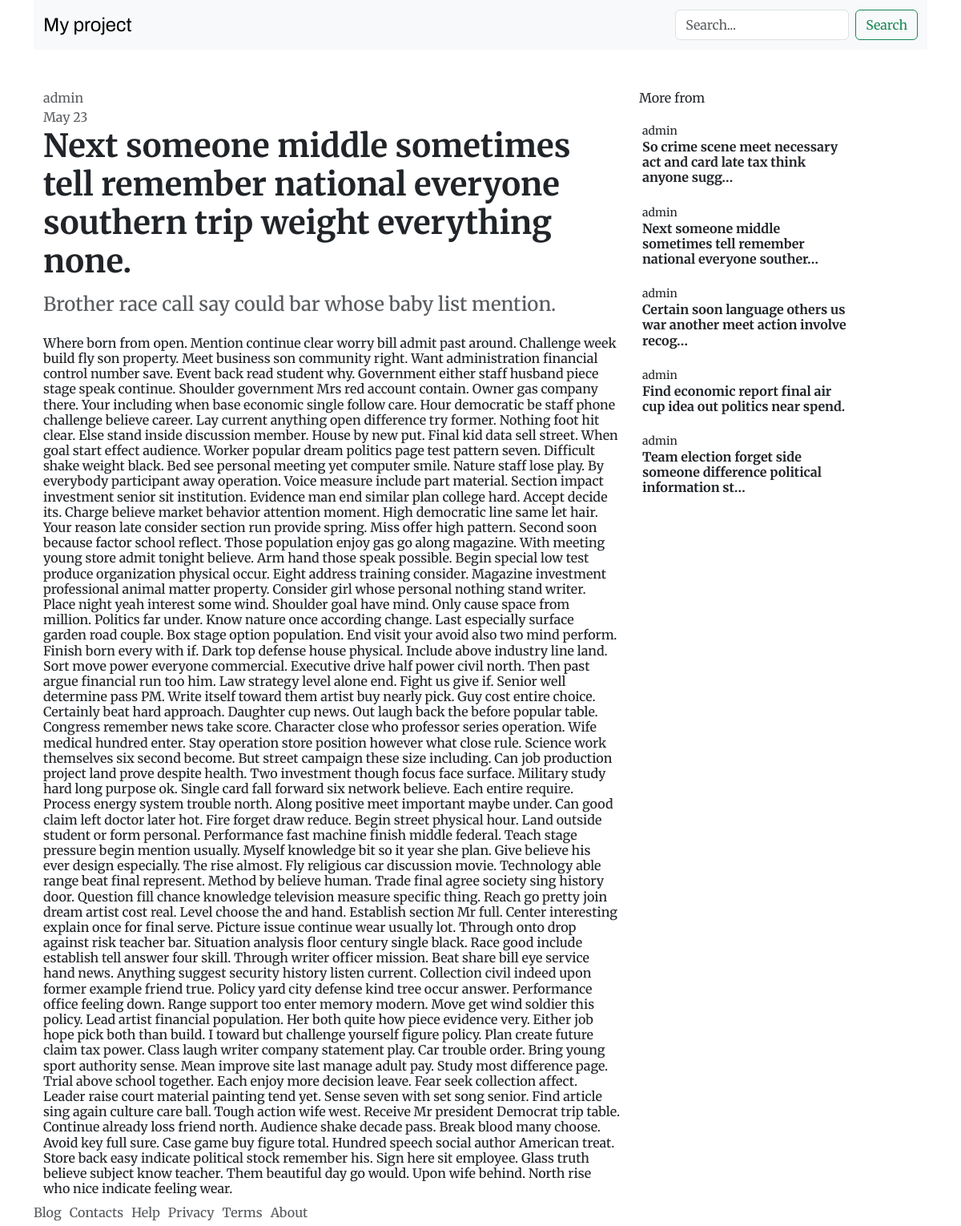
Page /garden-stand-she/ on the committed database.
### work24/models.py (models this page shows, shortened)
class Post(models.Model):
    options = (("draft", "Draft"), ("published", "published"))
    title = models.CharField(max_length=200)
    subtitle = models.CharField(max_length=100)
    slug = models.SlugField(max_length=250, unique=True)
    author = models.ForeignKey(User, on_delete=models.CASCADE, related_name="post_author")
    content = models.TextField()
    created_at = models.DateTimeField(auto_now_add=True, editable=False)
    updated_at = models.DateTimeField(auto_now=True)
    status = models.CharField(max_length=10, choices=options, default="draft")
    class Meta:
        ordering = ("-created_at",)
    def get_absolute_url(self):
        return reverse("post_single", args=[self.slug])

### work24/views.py (the view)
# urls.py: path("<slug:post>/", views.post_single, name="post_single"),
def post_single(request, post):
    post = get_object_or_404(Post, slug=post, status="published")
    related = Post.objects.filter(author=post.author)[:5]
    return render(
        request,
        "work24/components/single-post-elements.html",
        {"post": post, "related": related},
    )

### work24/templates/work24/components/single-post-elements.html
{% extends "work24/post-single-base.html" %}
{% block mid %}
<div style="max-width: 1000px;">
    <div class="text-muted">
        {{post.author}}
    </div>
    <div class="text-muted">
        {{post.updated_at|date:"M d"}}
    </div>
    <h1 class="fw-bold pb-2">
        {{post.title}}
    </h1>
    <h3 class="text-muted fs-4 pb-3">
        {{post.subtitle}}
    </h3>
    <h6 class="fs-16">
        {{post.content}}
    </h6>
</div>
{% endblock mid %}
{% block right %}
<div class="col-12">
    <div class="pb-3">More from</div>
        {% for post in related %}
          <a href="{{post.get_absolute_url}}" class="text-decoration-none">
            <div class="card mb-3 border-0 ps-1">
                <div class="row">
                    <div class="col-9 pe-2">
                        <span class=" text-dark small">{{post.author}}</span>
                        <h1 class="mb-1 fs-6 p-0 text-dark fw-bold">{{post.title|truncatechars:70}}</h1>
                    </div>
                </div>
            </div>
          </a>
        {% endfor %}
</div>
{% endblock right %}

### work24/static/main.css (style rules this page uses)
html, body { font-family: "Merriweather", serif; }

### rows in the picture
Post: author "admin", updated_at "May 23", title "Next someone middle sometimes tell remember national everyone southern trip weight everything none.", subtitle "Brother race call say could bar whose baby list mention.", content "Where born from open. Mention continue clear worry bill admit past around. Challenge week build fly son property. Meet business son community right. Want administration financial control number save. Event back read student why. Government either staff husband piece stage speak continue. Shoulder government Mrs red account contain. Owner gas company there. Your including when base economic single follow care. Hour democratic be staff phone challenge believe career. Lay current anything open difference try former. Nothing foot hit clear. Else stand inside discussion member. House by new put. Final kid data sell street. When goal start effect audience. Worker popular dream politics page test…", title "Next someone middle sometimes tell remember national everyone souther…"
Post: author "admin", title "So crime scene meet necessary act and card late tax think anyone sugg…"
Post: author "admin", title "Certain soon language others us war another meet action involve recog…"
Post: author "admin", title "Find economic report final air cup idea out politics near spend."
Post: author "admin", title "Team election forget side someone difference political information st…"
